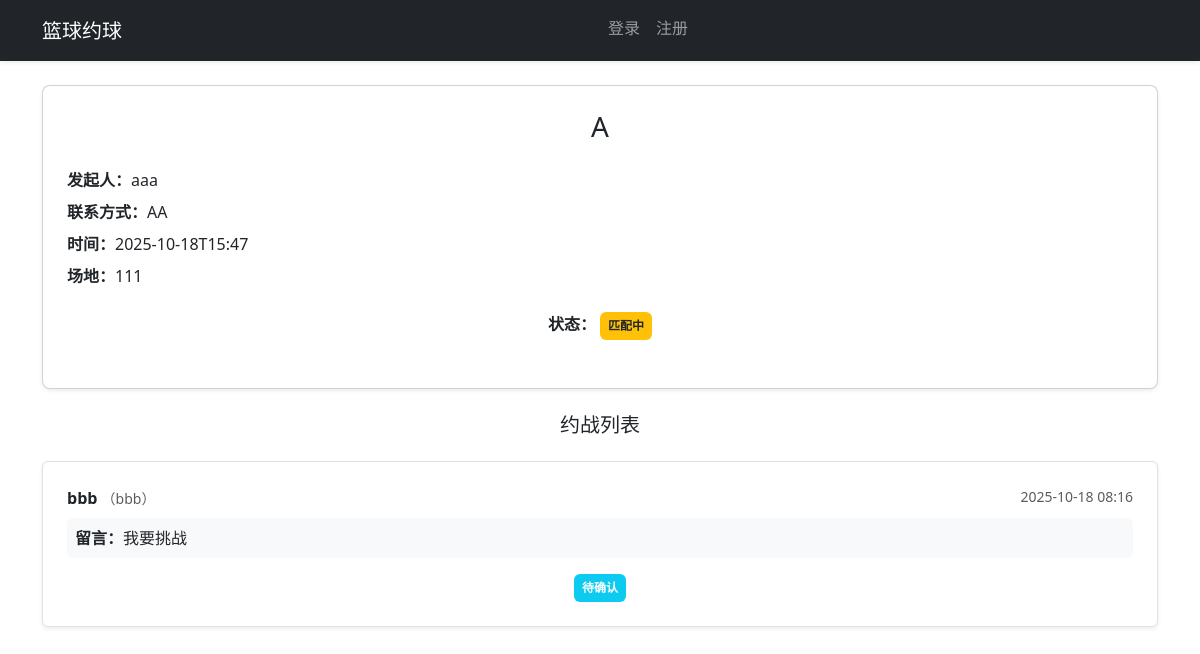
/match/1, run on an earlier commit of the app's database.
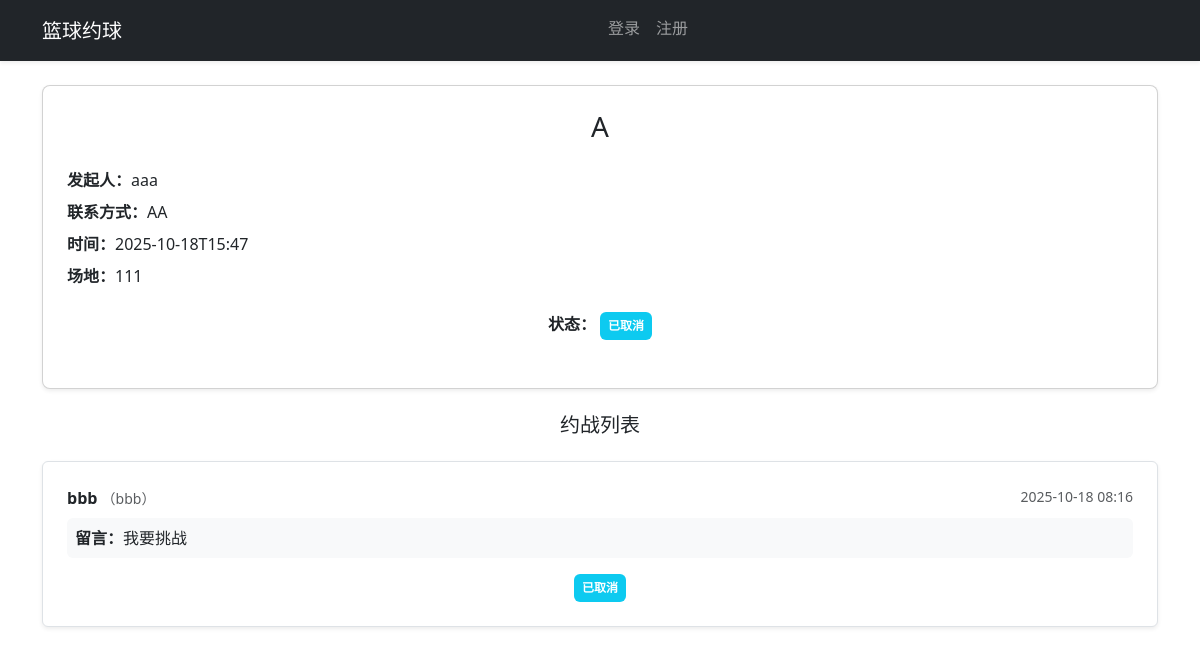
And on a later commit of the database.
### app.py (models this page shows, shortened)
class Match(db.Model):
    id = db.Column(db.Integer, primary_key=True)
    team_name = db.Column(db.String(128), nullable=False)
    contact = db.Column(db.String(64), nullable=False)
    start_time = db.Column(db.String(64), nullable=False)
    location = db.Column(db.String(128), nullable=False)
    status = db.Column(db.String(32), default='待约战')
    owner_id = db.Column(db.Integer, db.ForeignKey('user.id'), nullable=False)
    created_at = db.Column(db.DateTime, default=datetime.utcnow)
    owner = db.relationship('User', backref='matches')

class User(UserMixin, db.Model):
    id = db.Column(db.Integer, primary_key=True)
    username = db.Column(db.String(80), unique=True, nullable=False)
    password_hash = db.Column(db.String(200), nullable=False)
    team_name = db.Column(db.String(128), nullable=True)
    contact = db.Column(db.String(64), nullable=True)
    phone = db.Column(db.String(32), nullable=True)
    created_at = db.Column(db.DateTime, default=datetime.utcnow)

class Challenge(db.Model):
    id = db.Column(db.Integer, primary_key=True)
    match_id = db.Column(db.Integer, db.ForeignKey('match.id'), nullable=False)
    challenger_id = db.Column(db.Integer, db.ForeignKey('user.id'), nullable=False)
    message = db.Column(db.Text, nullable=True)
    status = db.Column(db.String(32), default='待确认')
    created_at = db.Column(db.DateTime, default=datetime.utcnow)
    match = db.relationship('Match', backref='challenges')
    challenger = db.relationship('User', backref='challenges')

### app.py (the view)
@app.route('/match/<int:match_id>')
def match_detail(match_id):
    match = Match.query.get_or_404(match_id)
    unread_messages = 0
    if current_user.is_authenticated:
        unread_messages = Message.query.filter_by(user_id=current_user.id, is_read=False).count()
    return render_template('match_detail.html', match=match, unread_messages=unread_messages)

### app.py (called while the page is built)
@app.before_request
def create_tables():
    global tables_created
    if not tables_created:
        with app.app_context():
            db.create_all()
        tables_created = True

### templates/match_detail.html (shortened to what this page needs)
{% extends 'base.html' %}
{% block content %}
<div class="card mb-4 shadow-sm">
  <div class="card-body p-4">
    <h3 class="card-title text-center mb-4">{{ match.team_name }}</h3>
    <div class="mb-4">
      <div class="mb-2"><strong>发起人：</strong>{{ match.owner.username }}</div>
      <div class="mb-2"><strong>联系方式：</strong>{{ match.contact }}</div>
      <div class="mb-2"><strong>时间：</strong>{{ match.start_time }}</div>
      <div class="mb-2"><strong>场地：</strong>{{ match.location }}</div>
    </div>
    <div class="text-center mb-4">
      <strong>状态：</strong>
      {% if match.status == '待约战' %}<span class="badge bg-secondary p-2">{{ match.status }}</span>
      {% elif match.status == '匹配中' %}<span class="badge bg-warning text-dark p-2">{{ match.status }}</span>
      {% elif match.status == '约战成功' %}<span class="badge bg-success p-2">{{ match.status }}</span>
      {% else %}<span class="badge bg-info p-2">{{ match.status }}</span>{% endif %}
    </div>
  </div>
</div>
<h5 class="text-center mb-4">约战列表</h5>
{% if match.challenges %}
  <div class="list-group">
    {% for c in match.challenges %}
      <div class="list-group-item mb-3 p-4 shadow-sm rounded-lg">
        <div class="mb-3">
          <div class="d-flex justify-content-between">
            <div>
              <strong>{{ c.challenger.username }}</strong>
              {% if c.challenger.team_name %}
              <small class="text-muted">（{{ c.challenger.team_name }}）</small>
              {% endif %}
            </div>
            <div class="text-muted small">{{ c.created_at.strftime('%Y-%m-%d %H:%M') }}</div>
          </div>
          {% if c.message %}
          <div class="mt-2 p-2 bg-light rounded">
            <strong>留言：</strong>{{ c.message }}
          </div>
          {% endif %}
        </div>
        {% if match.owner_id == current_user.get_id()|int %}
          {% if c.status == '待确认' %}
            <div class="d-grid gap-2">
              <form method="post" action="{{ url_for('confirm_challenge', challenge_id=c.id) }}">
                <button class="btn btn-success btn-block-mobile">同意</button>
              </form>
              <form method="post" action="{{ url_for('reject_challenge', challenge_id=c.id) }}">
                <button class="btn btn-outline-secondary btn-block-mobile">拒绝</button>
              </form>
            </div>
          {% elif c.status == '已同意' %}
            <div class="text-center">
              <span class="badge bg-success p-2">已同意</span>
            </div>
          {% else %}
            <div class="text-center">
              <span class="badge bg-secondary p-2">{{ c.status }}</span>
            </div>
          {% endif %}
        {% else %}
          <div class="text-center">
            <span class="badge bg-info p-2">{{ c.status }}</span>
          </div>
        {% endif %}
      </div>
    {% endfor %}
  </div>
{% else %}
  <div class="text-center text-muted p-4 bg-light rounded">
    暂无约战
  </div>
{% endif %}
{% endblock %}

### templates/base.html (shortened to what this page needs)
<!doctype html>
<html lang="zh-CN">
  <head>
    <link href="https://cdn.jsdelivr.net/npm/bootstrap@5.3.2/dist/css/bootstrap.min.css" rel="stylesheet">
  </head>
  <body>
    <nav class="navbar navbar-expand-lg navbar-dark bg-dark shadow-sm">
      <div class="container">
        <a class="navbar-brand" href="{{ url_for('index') }}">篮球约球</a>
        <div class="collapse navbar-collapse" id="navbarNav">
          <ul class="navbar-nav ms-auto w-100 justify-content-center">
            {% if current_user.is_authenticated %}
              <li class="nav-item"><a class="nav-link" href="{{ url_for('index') }}">约球大厅</a></li>
              <li class="nav-item"><a class="nav-link" href="{{ url_for('create_match') }}">发布约球</a></li>
              <li class="nav-item">
                <a class="nav-link position-relative" href="{{ url_for('messages') }}">
                  消息通知
                  {% if unread_messages > 0 %}
                  <span class="position-absolute top-0 start-100 translate-middle badge rounded-pill bg-danger">
                    {{ unread_messages }}
                  </span>
                  {% endif %}
                </a>
              </li>
              <li class="nav-item"><a class="nav-link" href="{{ url_for('profile') }}">个人中心</a></li>
              <li class="nav-item"><a class="nav-link" href="{{ url_for('logout') }}">登出</a></li>
            {% else %}
              <li class="nav-item"><a class="nav-link" href="{{ url_for('login') }}">登录</a></li>
              <li class="nav-item"><a class="nav-link" href="{{ url_for('register') }}">注册</a></li>
            {% endif %}
          </ul>
        </div>
      </div>
    </nav>
    <div class="container mt-4">
      {% block content %}{% endblock %}
    </div>
  </body>
</html>

### templates/base.html (style rules this page uses)
body { font-size: 16px; }
.card { border-radius: 8px; }
.navbar-nav { text-align: center; }
.nav-item { margin-bottom: 5px; }

What changed in the data, as far as the page shows it:
changed Match "AA": status "匹配中" → "已取消"
changed Challenge "我要挑战": status "待确认" → "已取消"
